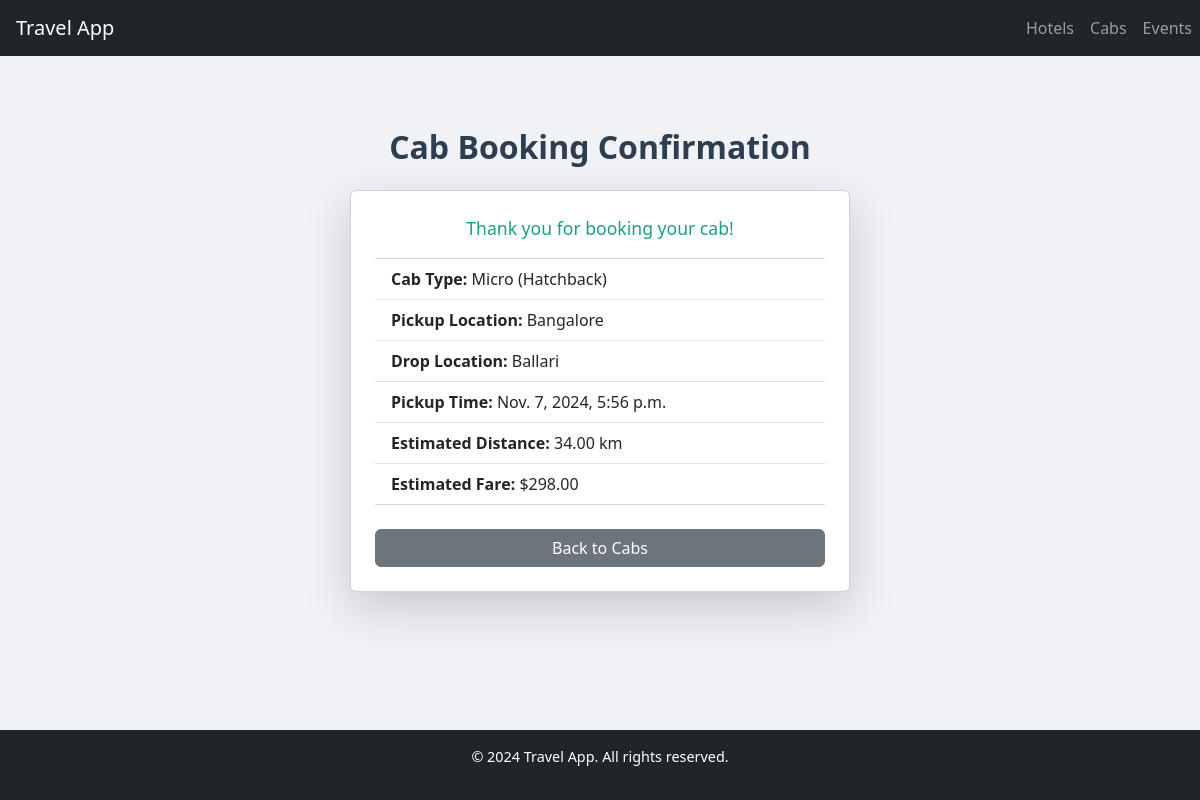
Page /cab/booking/1/confirmation/ on the committed database.
### cab_booking/models.py (models this page shows)
class CabBooking(models.Model):
    cab = models.ForeignKey(Cab, on_delete=models.CASCADE)
    user = models.ForeignKey(User, on_delete=models.CASCADE)
    pickup_location = models.CharField(max_length=100)
    drop_location = models.CharField(max_length=100)
    pickup_time = models.DateTimeField()
    distance = models.DecimalField(max_digits=6, decimal_places=2, default=0)
    estimated_fare = models.DecimalField(max_digits=8, decimal_places=2)

class Cab(models.Model):
    cab_type = models.CharField(max_length=50)
    base_fare = models.DecimalField(max_digits=5, decimal_places=2)
    per_km_rate = models.DecimalField(max_digits=5, decimal_places=2)

### cab_booking/views.py (the view)
# urls.py: path('booking/<int:booking_id>/confirmation/', views.booking_confirmation, name='booking_confirmation'),  # Booking confirmation (optional view)
def booking_confirmation(request, booking_id):
    booking = get_object_or_404(CabBooking, id=booking_id)
    return render(request, 'cab_booking/booking_confirmation.html', {'booking': booking})

### cab_booking/templates/cab_booking/booking_confirmation.html (shortened to what this page needs)
{% extends 'base.html' %}
{% block content %}
<div class="container my-5">
    <h2 class="text-center mb-4" style="font-weight: 600; color: #2c3e50;">Cab Booking Confirmation</h2>
    <div class="card shadow-lg p-4 mx-auto" style="max-width: 500px;">
        <p class="text-center" style="font-size: 1.1em; color: #16a085;">Thank you for booking your cab!</p>
        <ul class="list-group list-group-flush">
            <li class="list-group-item"><strong>Cab Type:</strong> {{ booking.cab.cab_type }}</li>
            <li class="list-group-item"><strong>Pickup Location:</strong> {{ booking.pickup_location }}</li>
            <li class="list-group-item"><strong>Drop Location:</strong> {{ booking.drop_location }}</li>
            <li class="list-group-item"><strong>Pickup Time:</strong> {{ booking.pickup_time }}</li>
            <li class="list-group-item"><strong>Estimated Distance:</strong> {{ booking.distance }} km</li>
            <li class="list-group-item"><strong>Estimated Fare:</strong> ${{ booking.estimated_fare }}</li>
        </ul>
        <a href="{% url 'cab_booking:cab_list' %}" class="btn btn-secondary mt-4 w-100">Back to Cabs</a>
    </div>
</div>
{% endblock %}

### templates/base.html (style rules this page uses)
body { display: flex; flex-direction: column; min-height: 100vh; background-color: #f0f2f5; }

### rows in the picture
CabBooking: cab.cab_type "Micro (Hatchback)", pickup_location "Bangalore", drop_location "Ballari", pickup_time "Nov. 7, 2024, 5:56 p.m.", distance "34.00", estimated_fare "298.00"
